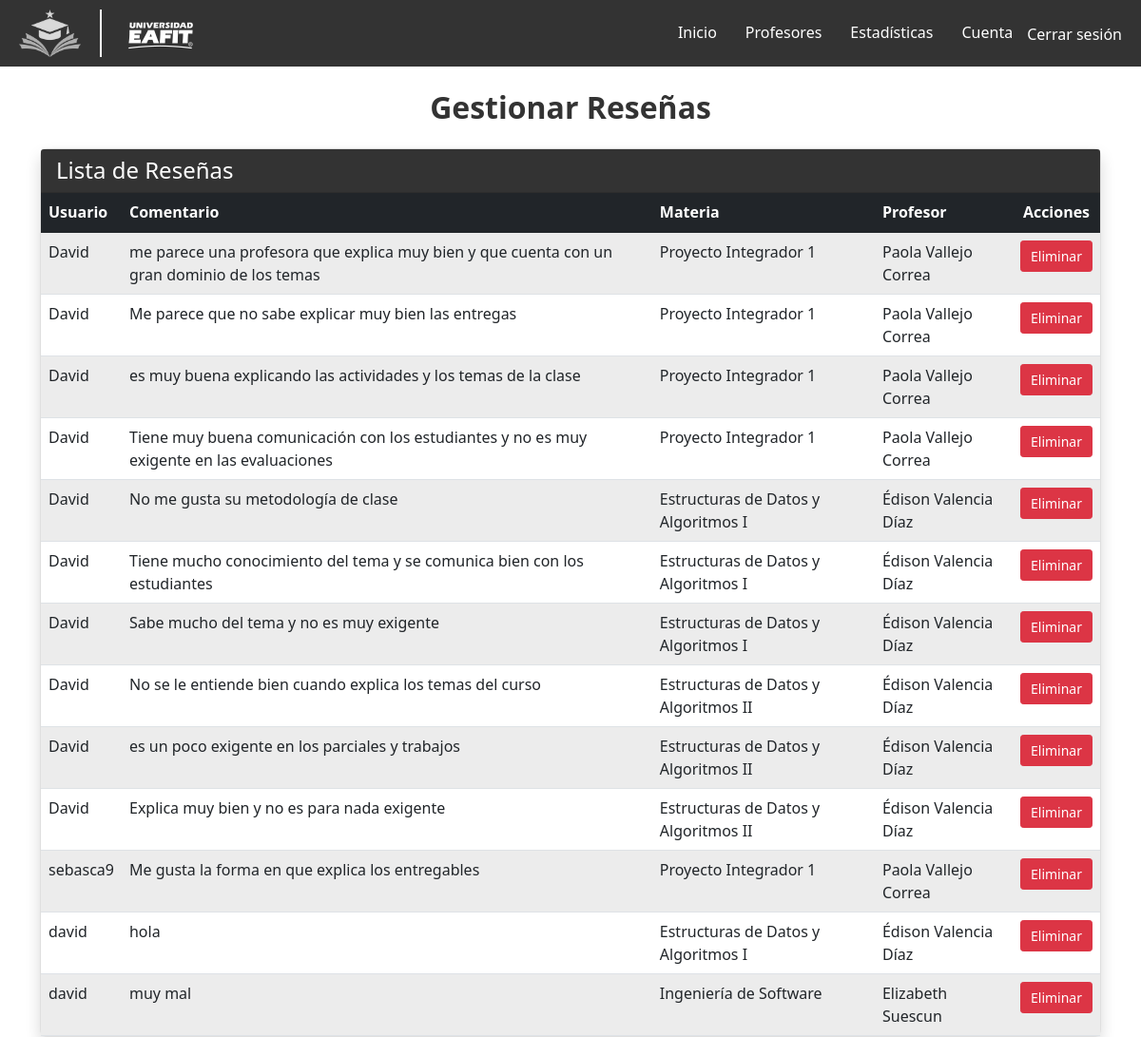
Page /review/manage_reviews/ (signed in) on the committed database.
### review/models.py (models this page shows, shortened)
class Comentario(models.Model):
    SEMESTRES = [
        ('2024-2', '2024-2'),
        ('2024-1', '2024-1'),
        ('2023-2', '2023-2'),
        ('2023-1', '2023-1'),
        ('2022-2', '2022-2'),
        ('2022-1', '2022-1'),
        ('2021-2', '2021-2'),
        ('2021-1', '2021-1'),
    ]
    profesor = models.ForeignKey('profesores.Profesor', related_name='comentarios', on_delete=models.CASCADE)
    materia = models.ForeignKey(
        'profesores.Materia',
        related_name='comentarios',
        on_delete=models.SET_NULL,  # Si se elimina una materia, dejar como NULL
        null=True,  # Permite valores nulos
        blank=True  # Permite que el formulario deje el campo vacío
    )
    usuario = models.ForeignKey(User, on_delete=models.CASCADE)
    contenido = models.TextField()
    fecha = models.CharField(max_length=7, choices=SEMESTRES, default='2024-2')
    rating = models.IntegerField(choices=((1, '1 Estrella'), (2, '2 Estrellas'),
                                          (3, '3 Estrellas'), (4, '4 Estrellas'),
                                          (5, '5 Estrellas')), default=1)
    aprobado_por_ia = models.BooleanField(default=False)
    anonimo = models.BooleanField(default=False)

### profesores/models.py (models this page shows, shortened)
class Materia(models.Model):
    nombre = models.CharField(max_length=100)
    calificacion_media = models.FloatField(default=0.0)
    numcomentarios = models.IntegerField(default=0)

class Profesor(models.Model):
    nombre = models.CharField(max_length=100)
    departamento = models.CharField(max_length=100)
    materias = models.ManyToManyField('Materia', related_name='profesores')
    calificacion_media = models.FloatField(default=0.0)  # Calificación general del profesor
    numcomentarios = models.IntegerField(default=0)

### review/views.py (the view)
# urls.py: path('review/manage_reviews/', reviewViews.manage_reviews, name='manage_reviews'),
@user_passes_test(is_admin)
def manage_reviews(request):
    comentarios = Comentario.objects.all()  # Mostrar todas las reseñas
    return render(request, 'review/manage_reviews.html', {
        'comentarios': comentarios
    })

### review/views.py (called while the page is built)
def is_admin(user):
    return user.is_staff

### review/templates/review/manage_reviews.html (shortened to what this page needs)
{% extends 'base_generic.html' %}
{% block content %}
<link href="https://cdn.jsdelivr.net/npm/bootstrap@5.1.3/dist/css/bootstrap.min.css" rel="stylesheet">
<div class="container mt-4">
    <h1 class="text-center mb-4">Gestionar Reseñas</h1>
    <div class="card shadow">
        <div class="card-header text-white" style="background-color: #333;">
            <h4 class="mb-0">Lista de Reseñas</h4>
        </div>
        <div class="card-body p-0">
            <table class="table table-striped mb-0">
                <thead class="table-dark">
                    <tr>
                        <th scope="col">Usuario</th>
                        <th scope="col">Comentario</th>
                        <th scope="col">Materia</th>
                        <th scope="col">Profesor</th>
                        <th scope="col" class="text-center">Acciones</th>
                    </tr>
                </thead>
                <tbody>
                    {% for comentario in comentarios %}
                    <tr>
                        <td>{{ comentario.usuario.username }}</td>
                        <td>{{ comentario.contenido }}</td>
                        <td>
                            {% if comentario.materia %}
                                {{ comentario.materia.nombre }}
                            {% else %}
                                <span class="text-muted">Sin Materia</span>
                            {% endif %}
                        </td>
                        <td>{{ comentario.profesor.nombre }}</td>
                        <td class="text-center">
                            <form method="POST" action="{% url 'delete_review' comentario.id %}" onsubmit="return confirm('¿Estás seguro de que deseas eliminar este comentario?');">
                                <button type="submit" class="btn btn-danger btn-sm">Eliminar</button>
                            </form>
                        </td>
                    </tr>
                    {% endfor %}
                </tbody>
            </table>
        </div>
    </div>
</div>
{% endblock %}

### templates/base_generic.html (style rules this page uses)
body { font-family: Arial, sans-serif; }

### review/templates/review/manage_reviews.html (style rules this page uses)
h1 { font-size: 2rem; font-weight: bold; color: #333; }
.card { border-radius: 8px; box-shadow: 0 4px 8px rgba(0, 0, 0, 0.1); }
.table-striped tbody tr:nth-of-type(odd) { background-color: #f9f9f9; }
.table-dark { background-color: #333; color: #fff; }
.btn-danger { font-size: 0.875rem; padding: 5px 10px; }

### rows in the picture
Comentario: usuario.username "David", contenido "me parece una profesora que explica muy bien y que cuenta con un gran dominio de los temas", materia.nombre "Proyecto Integrador 1", profesor.nombre "Paola Vallejo Correa"
Comentario: usuario.username "David", contenido "Me parece que no sabe explicar muy bien las entregas", materia.nombre "Proyecto Integrador 1", profesor.nombre "Paola Vallejo Correa"
Comentario: usuario.username "David", contenido "es muy buena explicando las actividades y los temas de la clase", materia.nombre "Proyecto Integrador 1", profesor.nombre "Paola Vallejo Correa"
Comentario: usuario.username "David", contenido "Tiene muy buena comunicación con los estudiantes y no es muy exigente en las evaluaciones", materia.nombre "Proyecto Integrador 1", profesor.nombre "Paola Vallejo Correa"
Comentario: usuario.username "David", contenido "No me gusta su metodología de clase", materia.nombre "Estructuras de Datos y Algoritmos I", profesor.nombre "Édison Valencia Díaz"
Comentario: usuario.username "David", contenido "Tiene mucho conocimiento del tema y se comunica bien con los estudiantes", materia.nombre "Estructuras de Datos y Algoritmos I", profesor.nombre "Édison Valencia Díaz"
Comentario: usuario.username "David", contenido "Sabe mucho del tema y no es muy exigente", materia.nombre "Estructuras de Datos y Algoritmos I", profesor.nombre "Édison Valencia Díaz"
Comentario: usuario.username "David", contenido "No se le entiende bien cuando explica los temas del curso", materia.nombre "Estructuras de Datos y Algoritmos II", profesor.nombre "Édison Valencia Díaz"
Comentario: usuario.username "David", contenido "es un poco exigente en los parciales y trabajos", materia.nombre "Estructuras de Datos y Algoritmos II", profesor.nombre "Édison Valencia Díaz"
Comentario: usuario.username "David", contenido "Explica muy bien y no es para nada exigente", materia.nombre "Estructuras de Datos y Algoritmos II", profesor.nombre "Édison Valencia Díaz"
Comentario: usuario.username "sebasca9", contenido "Me gusta la forma en que explica los entregables", materia.nombre "Proyecto Integrador 1", profesor.nombre "Paola Vallejo Correa"
Comentario: usuario.username "david", contenido "hola", materia.nombre "Estructuras de Datos y Algoritmos I", profesor.nombre "Édison Valencia Díaz"
Comentario: usuario.username "david", contenido "muy mal", materia.nombre "Ingeniería de Software", profesor.nombre "Elizabeth Suescun"
